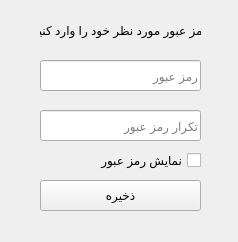
<?xml version="1.0" encoding="UTF-8"?>
<ui version="4.0">
 <class>Form</class>
 <widget class="QWidget" name="Form">
  <property name="geometry">
   <rect>
    <x>0</x>
    <y>0</y>
    <width>238</width>
    <height>242</height>
   </rect>
  </property>
  <property name="windowTitle">
   <string>افزودن رمز عبور</string>
  </property>
  <widget class="QLineEdit" name="pass_inpt">
   <property name="geometry">
    <rect>
     <x>40</x>
     <y>60</y>
     <width>161</width>
     <height>31</height>
    </rect>
   </property>
   <property name="text">
    <string/>
   </property>
   <property name="echoMode">
    <enum>QLineEdit::Password</enum>
   </property>
   <property name="placeholderText">
    <string>رمز عبور</string>
   </property>
  </widget>
  <widget class="QLineEdit" name="pass_repeat_inpt">
   <property name="geometry">
    <rect>
     <x>40</x>
     <y>110</y>
     <width>161</width>
     <height>31</height>
    </rect>
   </property>
   <property name="text">
    <string/>
   </property>
   <property name="echoMode">
    <enum>QLineEdit::Password</enum>
   </property>
   <property name="placeholderText">
    <string>تکرار رمز عبور</string>
   </property>
  </widget>
  <widget class="QLabel" name="label">
   <property name="geometry">
    <rect>
     <x>40</x>
     <y>20</y>
     <width>161</width>
     <height>20</height>
    </rect>
   </property>
   <property name="text">
    <string>رمز عبور مورد نظر خود را وارد کنید</string>
   </property>
   <property name="alignment">
    <set>Qt::AlignCenter</set>
   </property>
  </widget>
  <widget class="QPushButton" name="save_btn">
   <property name="geometry">
    <rect>
     <x>40</x>
     <y>180</y>
     <width>161</width>
     <height>31</height>
    </rect>
   </property>
   <property name="text">
    <string>ذخیره</string>
   </property>
  </widget>
  <widget class="QCheckBox" name="show_chck">
   <property name="geometry">
    <rect>
     <x>40</x>
     <y>150</y>
     <width>161</width>
     <height>20</height>
    </rect>
   </property>
   <property name="layoutDirection">
    <enum>Qt::RightToLeft</enum>
   </property>
   <property name="text">
    <string>نمایش رمز عبور</string>
   </property>
  </widget>
 </widget>
 <resources/>
 <connections/>
</ui>
